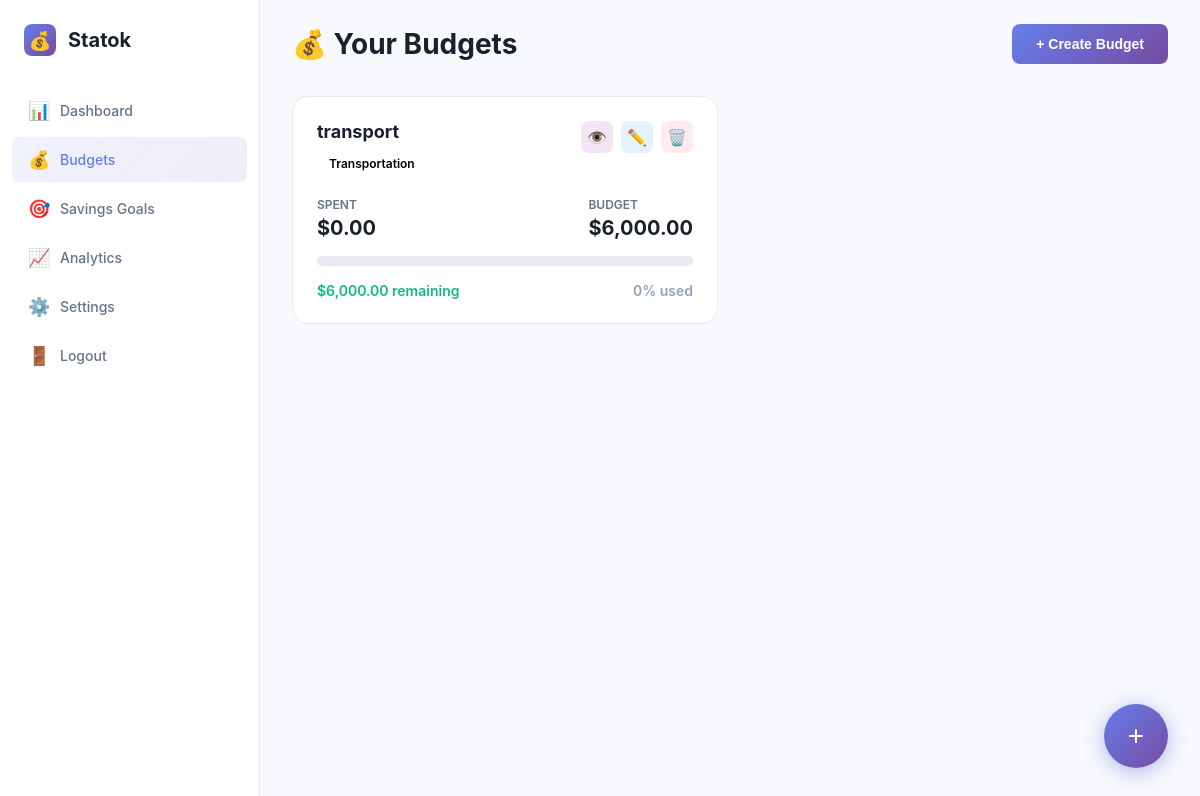
Page /public/budgets.php (signed in) on the earlier database version.
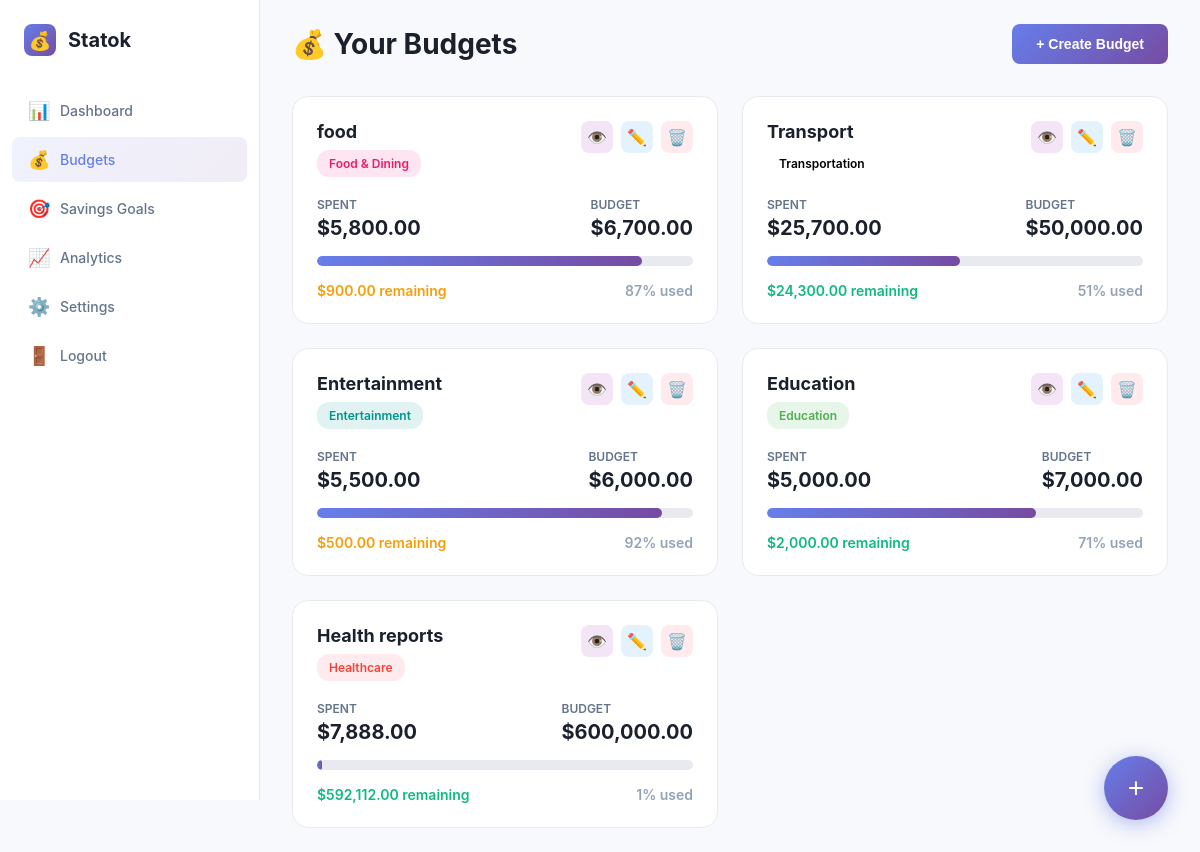
Same page on the later database version.
### tables this page shows
CREATE TABLE budgets (
    id INTEGER PRIMARY KEY AUTOINCREMENT,
    name TEXT NOT NULL,
    category TEXT NOT NULL,
    budget_amount REAL NOT NULL,
    created_date TEXT NOT NULL
, user_id INTEGER DEFAULT 1);

### public/budgets.php (the view, shortened to what this page needs)
<?php
$user_id = $_SESSION['user_id'];
try {
    $db = new PDO('sqlite:' .__DIR__ . '/../db/database.db');
    $db->setAttribute(PDO::ATTR_ERRMODE, PDO::ERRMODE_EXCEPTION);
} catch(PDOException $e) {
    die("Connection failed: " . $e->getMessage());
}
$db->exec('CREATE TABLE IF NOT EXISTS budgets (
    id INTEGER PRIMARY KEY AUTOINCREMENT,
    user_id INTEGER NOT NULL,
    name TEXT NOT NULL,
    category TEXT NOT NULL,
    budget_amount REAL NOT NULL,
    created_date TEXT NOT NULL,
    FOREIGN KEY (user_id) REFERENCES users(id) ON DELETE CASCADE
)');
$db->exec('CREATE TABLE IF NOT EXISTS expenses (
    id INTEGER PRIMARY KEY AUTOINCREMENT,
    budget_id INTEGER NOT NULL,
    amount REAL NOT NULL,
    description TEXT,
    date TEXT NOT NULL,
    FOREIGN KEY (budget_id) REFERENCES budgets(id) ON DELETE CASCADE
)');
$stmt = $db->prepare('
    SELECT b.*, COALESCE(SUM(e.amount), 0) as spent
    FROM budgets b
    LEFT JOIN expenses e ON b.id = e.budget_id
    WHERE b.user_id = :uid
    GROUP BY b.id
    ORDER BY b.created_date DESC
');
$stmt->execute([':uid' => $user_id]);
$budgets = $stmt->fetchAll(PDO::FETCH_ASSOC);
?>
<!DOCTYPE html>
<html lang="en">
<head>
</head>
<body>
    <aside class="sidebar">
        <div class="logo">
            <div class="logo-icon">💰</div>
            <div class="logo-text">Statok</div>
        </div>
        <ul class="nav-menu">
            <li class="nav-item">
                <a href="dashboard.php" class="nav-link">
                    <span class="nav-icon">📊</span>
                    Dashboard
                </a>
            </li>
            <li class="nav-item">
                <a href="budgets.php" class="nav-link active">
                    <span class="nav-icon">💰</span>
                    Budgets
                </a>
            </li>
            <li class="nav-item">
                <a href="savings.php" class="nav-link">
                    <span class="nav-icon">🎯</span>
                    Savings Goals
                </a>
            </li>
            <li class="nav-item">
                <a href="nalytics.php" class="nav-link">
                    <span class="nav-icon">📈</span>
                    Analytics
                </a>
            </li>
            <li class="nav-item">
                <a href="setting.php" class="nav-link">
                    <span class="nav-icon">⚙️</span>
                    Settings
                </a>
            </li>
            <li class="nav-item">
                <a href="logout.php" class="nav-link">
                    <span class="nav-icon">🚪</span>
                    Logout
                </a>
            </li>
        </ul>
    </aside>
    <main class="main-content">
        <div class="top-bar">
            <div class="page-title">💰 Your Budgets</div>
            <button class="btn btn-primary" onclick="openModal('createBudget')">
                + Create Budget
            </button>
        </div>
        <?php if (count($budgets) > 0): ?>
        <div class="budget-cards">
            <?php foreach ($budgets as $budget):
                $remaining = $budget['budget_amount'] - $budget['spent'];
                $percentage = $budget['budget_amount'] > 0 ? ($budget['spent'] / $budget['budget_amount']) * 100 : 0;
                $statusClass = $percentage >= 100 ? 'status-over' : ($percentage >= 80 ? 'status-warning' : 'status-positive');
                $catClass = 'cat-' . strtolower(str_replace(['&', ' '], '', explode(' ', $budget['category'])[0]));
            ?>
            <div class="budget-card">
                <div class="budget-header">
                    <div class="budget-info">
                        <h3><?php echo htmlspecialchars($budget['name']); ?></h3>
                        <span class="category-badge <?php echo $catClass; ?>"><?php echo htmlspecialchars($budget['category']); ?></span>
                    </div>
                    <div class="budget-actions">
                        <button class="btn-mini btn-view" onclick="window.location.href='?view=<?php echo $budget['id']; ?>'" title="View Expenses">👁️</button>
                        <button class="btn-mini btn-edit" onclick="window.location.href='?edit=<?php echo $budget['id']; ?>'" title="Edit">✏️</button>
                        <form method="POST" style="display: inline;" onsubmit="return confirm('Delete this budget and all its expenses?');">
                            <button type="submit" class="btn-mini btn-delete" title="Delete">🗑️</button>
                        </form>
                    </div>
                </div>
                <div class="budget-amounts">
                    <div class="amount-item">
                        <span class="amount-label">Spent</span>
                        <span class="amount-value">$<?php echo number_format($budget['spent'], 2); ?></span>
                    </div>
                    <div class="amount-item">
                        <span class="amount-label">Budget</span>
                        <span class="amount-value">$<?php echo number_format($budget['budget_amount'], 2); ?></span>
                    </div>
                </div>
                <div class="progress-bar">
                    <div class="progress-fill <?php echo $percentage >= 100 ? 'progress-over' : ''; ?>" style="width: <?php echo min($percentage, 100); ?>%"></div>
                </div>
                <div class="budget-status">
                    <span class="<?php echo $statusClass; ?>">
                        $<?php echo number_format(abs($remaining), 2); ?> <?php echo $remaining >= 0 ? 'remaining' : 'over budget'; ?>
                    </span>
                    <span style="color: #94a3b8;"><?php echo round($percentage); ?>% used</span>
                </div>
            </div>
            <?php endforeach; ?>
        </div>
        <?php endif; ?>
    </main>
    <button class="fab" onclick="openModal('createBudget')" title="Create New Budget">+</button>
</body>
</html>

### public/budgets.php (style rules this page uses)
* { margin: 0; padding: 0; box-sizing: border-box; }
body { font-family: -apple-system, BlinkMacSystemFont, 'Segoe UI', 'Inter', Roboto, sans-serif; background: #f8f9fc; display: flex; min-height: 100vh; }
.sidebar { width: 260px; background: white; border-right: 1px solid #e8eaf0; padding: 24px 0; position: fixed; height: 100vh; overflow-y: auto; }
.logo { display: flex; align-items: center; gap: 12px; padding: 0 24px; margin-bottom: 32px; }
.logo-icon { width: 32px; height: 32px; background: linear-gradient(135deg, #667eea 0%, #764ba2 100%); border-radius: 8px; display: flex; align-items: center; justify-content: center; font-size: 18px; }
.logo-text { font-size: 20px; font-weight: 700; color: #1a202c; }
.nav-menu { list-style: none; padding: 0 12px; }
.nav-item { margin-bottom: 4px; }
.nav-link { display: flex; align-items: center; gap: 12px; padding: 12px 16px; color: #64748b; text-decoration: none; border-radius: 8px; transition: all 0.2s; font-size: 14px; font-weight: 500; }
.nav-link.active { background: linear-gradient(135deg, rgba(102, 126, 234, 0.1) 0%, rgba(118, 75, 162, 0.1) 100%); color: #667eea; }
.nav-icon { width: 20px; font-size: 18px; }
.main-content { margin-left: 260px; flex: 1; padding: 24px 32px; }
.top-bar { display: flex; justify-content: space-between; align-items: center; margin-bottom: 32px; }
.page-title { font-size: 28px; font-weight: 700; color: #1a202c; }
.btn { padding: 12px 24px; border-radius: 8px; border: none; cursor: pointer; font-size: 14px; font-weight: 600; transition: all 0.2s; }
.btn-primary { background: linear-gradient(135deg, #667eea 0%, #764ba2 100%); color: white; }
.budget-cards { display: grid; grid-template-columns: repeat(auto-fill, minmax(350px, 1fr)); gap: 24px; }
.budget-card { background: white; border-radius: 16px; padding: 24px; border: 1px solid #e8eaf0; transition: all 0.2s; }
.budget-header { display: flex; justify-content: space-between; align-items: flex-start; margin-bottom: 20px; }
.budget-info h3 { font-size: 18px; font-weight: 700; color: #1a202c; margin-bottom: 8px; }
.category-badge { display: inline-block; padding: 6px 12px; border-radius: 12px; font-size: 12px; font-weight: 600; }
.cat-food { background: #ffe5f1; color: #e91e63; }
.cat-entertainment { background: #e0f2f1; color: #009688; }
.cat-healthcare { background: #ffebee; color: #f44336; }
.cat-education { background: #e8f5e9; color: #4caf50; }
.budget-actions { display: flex; gap: 8px; }
.btn-mini { width: 32px; height: 32px; border-radius: 8px; border: none; cursor: pointer; display: flex; align-items: center; justify-content: center; font-size: 16px; transition: all 0.2s; }
.btn-edit { background: #e3f2fd; color: #2196f3; }
.btn-delete { background: #ffebee; color: #f44336; }
.btn-view { background: #f3e5f5; color: #9c27b0; }
.budget-amounts { display: flex; justify-content: space-between; margin-bottom: 16px; font-size: 14px; }
.amount-item { display: flex; flex-direction: column; gap: 4px; }
.amount-label { color: #64748b; font-size: 12px; font-weight: 600; text-transform: uppercase; }
.amount-value { font-size: 20px; font-weight: 700; color: #1a202c; }
.progress-bar { height: 10px; background: #e8eaf0; border-radius: 5px; overflow: hidden; margin-bottom: 16px; }
.progress-fill { height: 100%; background: linear-gradient(90deg, #667eea 0%, #764ba2 100%); border-radius: 5px; transition: width 0.3s; }
.budget-status { display: flex; justify-content: space-between; align-items: center; font-size: 14px; font-weight: 600; }
.status-positive { color: #10b981; }
.status-warning { color: #f59e0b; }
.fab { position: fixed; bottom: 32px; right: 32px; width: 64px; height: 64px; border-radius: 50%; background: linear-gradient(135deg, #667eea 0%, #764ba2 100%); color: white; border: none; font-size: 28px; cursor: pointer; box-shadow: 0 4px 20px rgba(102, 126, 234, 0.5); transition: all 0.3s; display: flex; align-items: center; justify-content: center; }

Differences in the rows shown:
removed budgets: name "transport", category "Transportation", spent "0.00", budget_amount "6,000.00", remaining "6,000.00", percentage "0"
added budgets: name "food", category "Food & Dining", spent "5,800.00", budget_amount "6,700.00", remaining "900.00", percentage "87"
added budgets: name "Transport", category "Transportation", spent "25,700.00", budget_amount "50,000.00", remaining "24,300.00", percentage "51"
added budgets: name "Entertainment", category "Entertainment", spent "5,500.00", budget_amount "6,000.00", remaining "500.00", percentage "92"
added budgets: name "Education", category "Education", spent "5,000.00", budget_amount "7,000.00", remaining "2,000.00", percentage "71"
added budgets: name "Health reports", category "Healthcare", spent "7,888.00", budget_amount "600,000.00", remaining "592,112.00", percentage "1"
